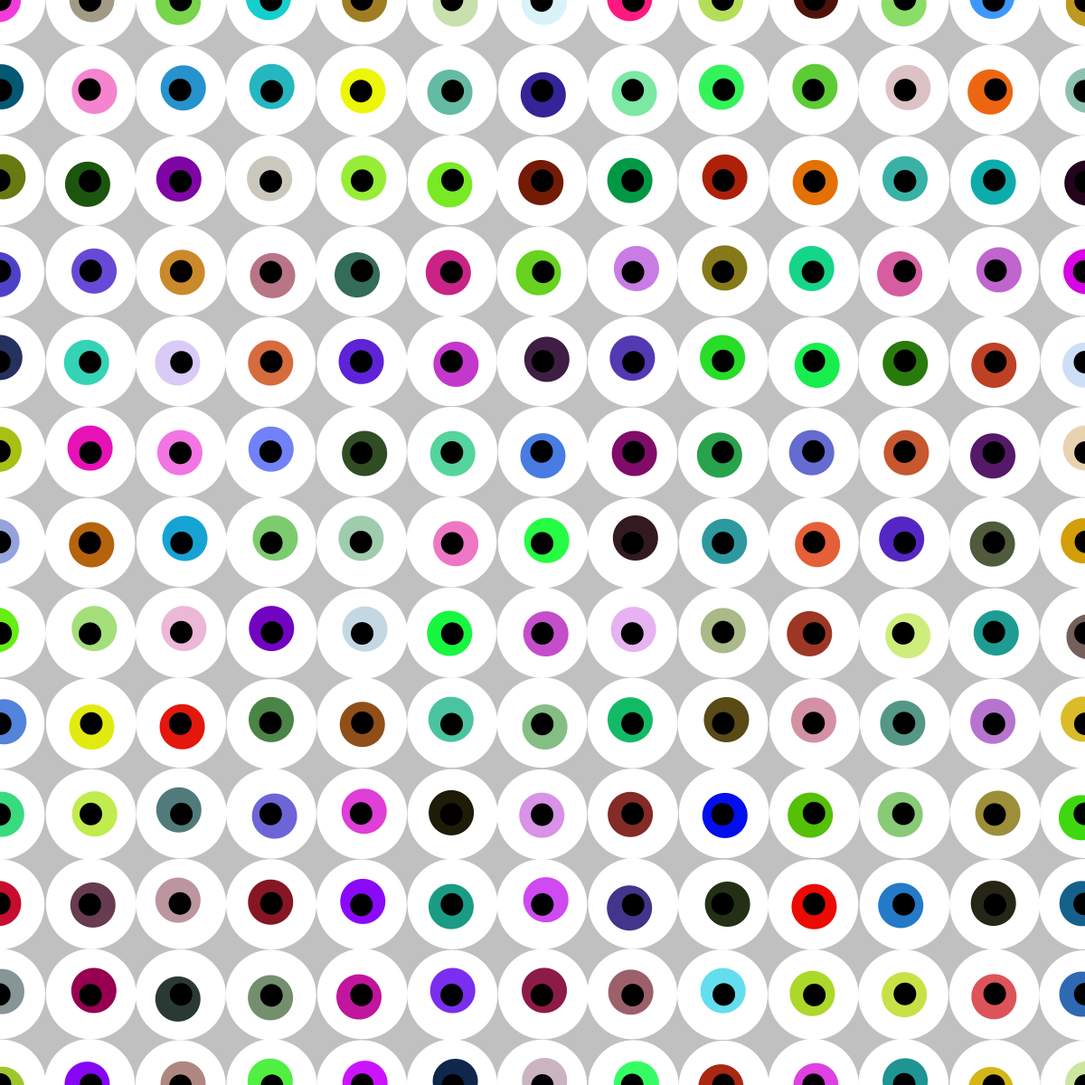
Frame 1 (no input)
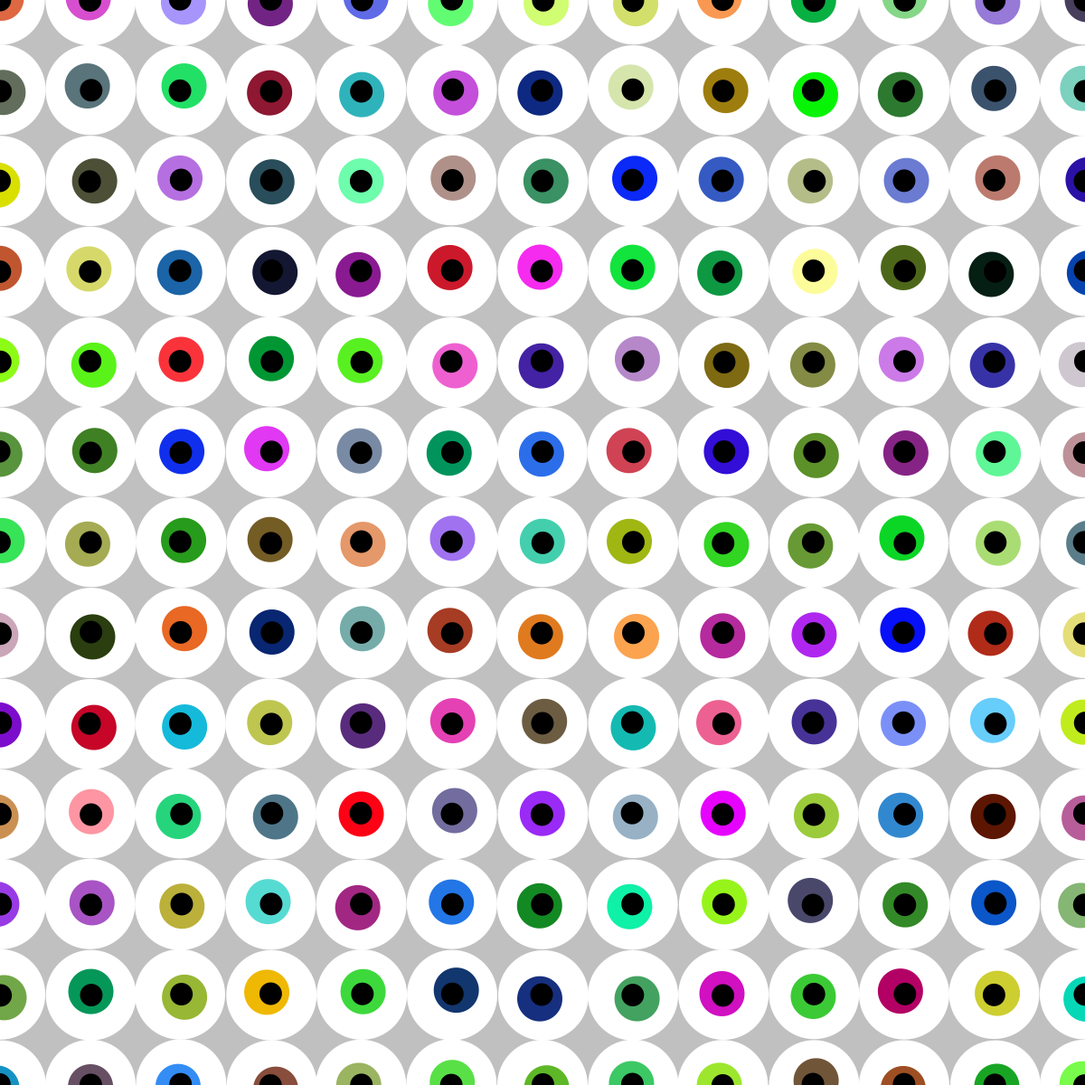
Frame 60 (the mouse pressed at the canvas centre just before this capture)
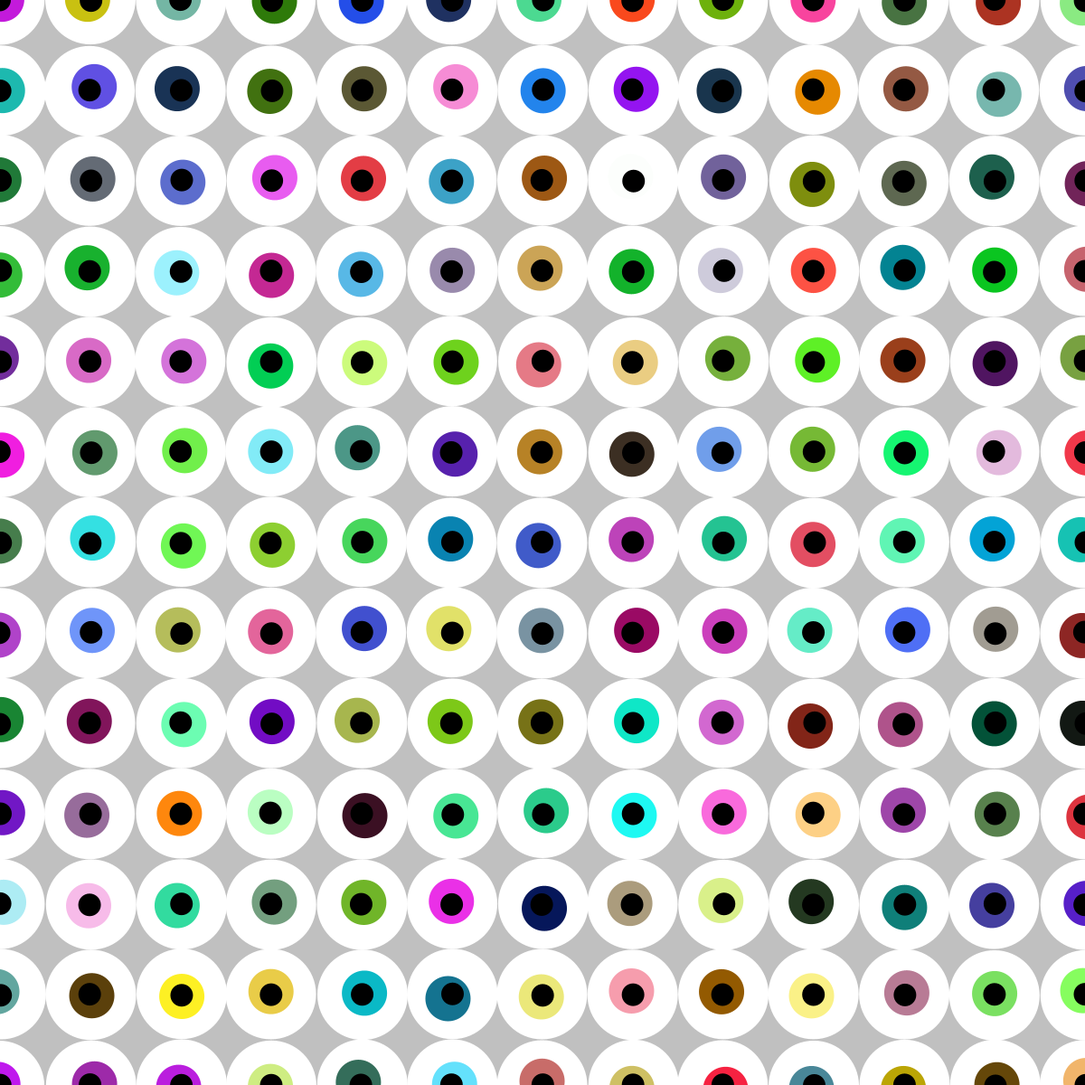
Frame 120 (the mouse held since frame 60 and released just before this capture)

The Processing sketch that drew these frames (run headless with seeded random() and noise(); from frame 60 on, the mouse is pressed at the canvas centre):

// Processing sketch: 4
// ── 4.pde
// setup()の中はProcessingを実行したときに最初に一回だけ実行される
void setup() {
  size(1200, 1200);
}

void draw() {
  // drawの度に塗り潰されるのでリセットされる
  background(192, 192, 192);
  // 枠線は付けない
  noStroke();

  int x = 0;
  int y = 0;

  for (int i = 0; i < 1300; i+=100) {
    drawEye(x + i, y);
    for (int t = 100; t < 1300; t+=100) {
      drawEye(x + i, y + t);
    }
  }
}

void drawEye(int x, int y) {
  // 目ん玉の大きさ
  int width = 100;
  int height = 100;

  // 目ん玉の輪郭
  fill(
    255,
    255,
    255
  );
  ellipse(
    x + random(-1, +1),
    y + random(-1, +1),
    width,
    height
  );

  // 目ん玉の内側
  fill(
    random(0, 255),
    random(0, 255),
    random(0, 255)
  );
  ellipse(
    x + random(-5, +5),
    y + random(-5, +5),
    width / 2,
    height / 2
  );

  // 目ん玉の内側の内側
  fill(
    0,
    0,
    0
  );
  ellipse(
    x + random(-1, +1),
    y + random(-1, +1),
    width / 4,
    height / 4 
  );
}
